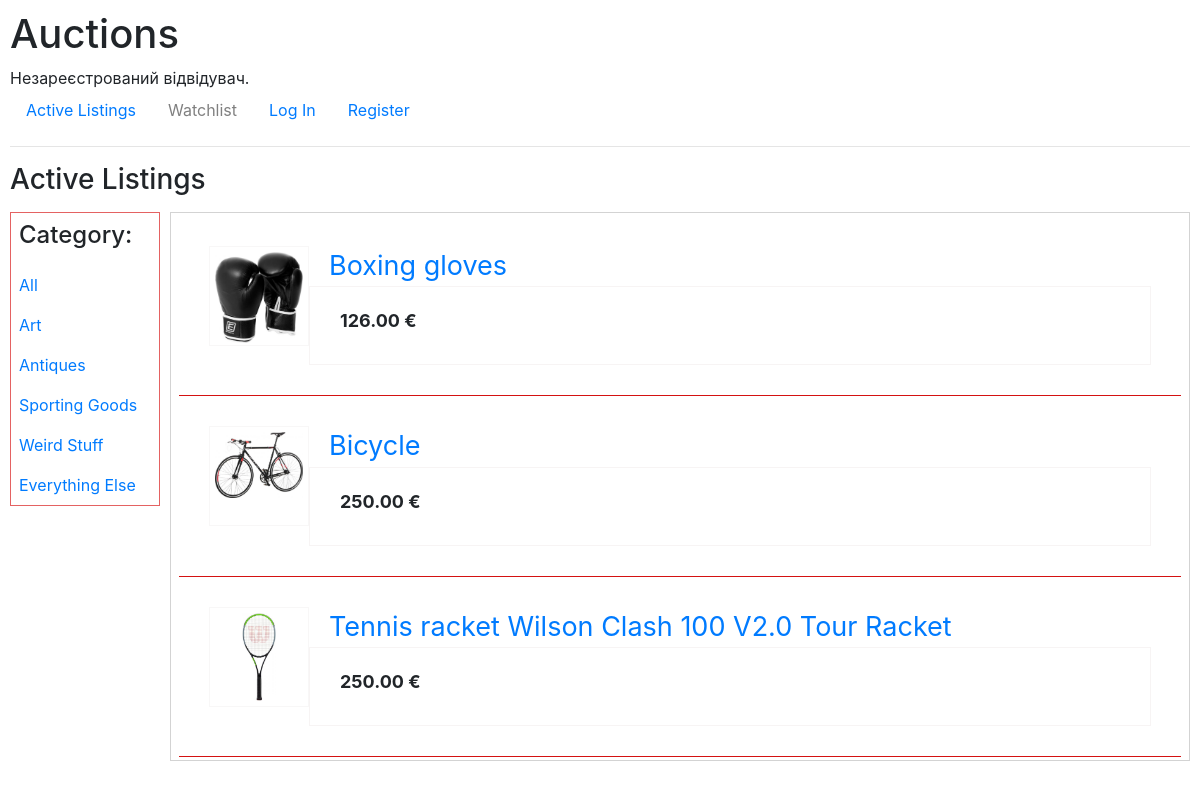
Page /3 on the committed database.
### auctions/models.py (models this page shows, shortened)
class Category(models.Model):
    category = models.CharField(max_length=100, blank=True)

class Lot(models.Model):
    title = models.CharField(max_length=180)
    photo = models.ImageField(upload_to='images', blank=True, null=True)
    categories = models.ManyToManyField(Category, blank=True, related_name='category_lot')
    owner_name = models.ForeignKey(User, on_delete=models.CASCADE)
    description = models.CharField(max_length=200, blank=True)
    starting_price = models.DecimalField(max_digits=10, decimal_places=2)

### auctions/views.py (the view)
# urls.py: path("<int:category_id>", views.lot_category, name="lot_category"),
def lot_category(request, category_id):
    item_category = Category.objects.get(pk=category_id)
    lot_categories = item_category.category_lot.all()
    category = Category.objects.all()
    return render(request, "auctions/lot_of_category.html", {
        "lot_categories": lot_categories,
        "categories": category,
    })

### auctions/templates/auctions/lot_of_category.html
{% extends "auctions/layout_auction.html" %}
{% block listing %}
      <div class="body-text">
         {% for item in lot_categories %}
            <div class="activ_list">
               <a href="{% url 'lot' item.id %}" >
                  <div class="img">
                     <img src="media/{{ item.photo}}" style="max-width: 100%; height: auto;"></img>
                  </div>
               </a>
               <a href="{% url 'lot' item.id %}">
                  <div class="title">{{ item.title }}</div>
               </a>
               <div class="price"><strong>{{ item.starting_price }} &#8364</strong></div>
            </div>
         {% endfor %}
      </div>
{% endblock %}

### auctions/templates/auctions/layout_auction.html
{% extends "auctions/layout.html" %}
{% block body %}
<h3 style="margin-bottom: 15px">Active Listings</h3>
<div>
   <div class="sidebar">
      <div>
         <h4>Category:</h4>
      </div>
      <div>
         <a href="{% url 'index' %} ">All</a>
      </div>
      {% for category in categories %}
      <div>
         <a href="{% url 'lot_category' category.id %}">{{ category.category }}</a>
      </div>
      {% endfor %}
   </div>
   {% block listing %}
   {% endblock %}
</div>
{% endblock %}

### auctions/static/auctions/styles.css (style rules this page uses)
body { padding: 10px; }
.sidebar { height: 100%; width: 150px; position: relative; top: 5; left: 0; padding-top: 0px; background-color: white; border: 1px solid rgb(228, 98, 98); float: left; margin-top: 0px; }
.sidebar div { padding: 8px; font-size: 16px; display: block; }
.body-text { border: 1px solid rgb(211, 211, 211); margin-left: 160px; font-size: 18px; padding: 3px; }
.activ_list { border-bottom: 1px solid rgb(212, 18, 18); padding: 30px; min-height: 150px; margin: 0 5px 0px 5px; }
.img { width: 100px; height: 100px; float: left; border: 1px solid rgb(248, 247, 247); padding: 5px; }
.price { padding: 20px 20px 20px 30px; padding-bottom: 30px; border: 1px solid rgb(247, 244, 244); margin-left: 100px; }
.title { margin-left: 120px; font-size: 150%; }

### rows in the picture
Category: category "Art"
Category: category "Antiques"
Category: category "Sporting Goods"
Category: category "Weird Stuff"
Category: category "Everything Else"
Lot: photo (picture), title "Boxing gloves", starting_price "126.00"
Lot: photo (picture), title "Bicycle", starting_price "250.00"
Lot: photo (picture), title "Tennis racket Wilson Clash 100 V2.0 Tour Racket", starting_price "250.00"
